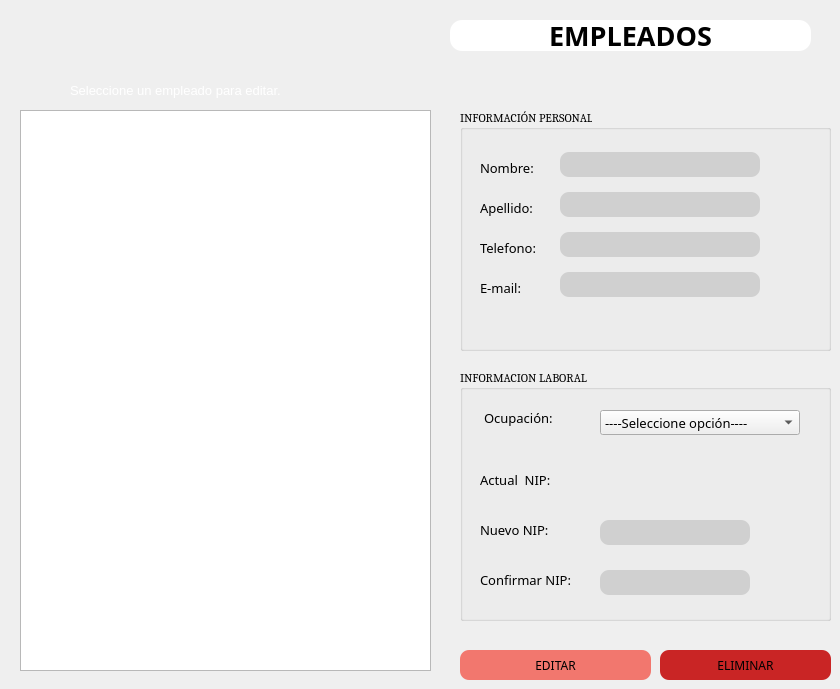
   <widget class="QWidget" name="empleados">
    <property name="styleSheet">
     <string notr="true">#empleados{
	background-color: rgb(255, 178, 21);}</string>
    </property>
    <widget class="QPushButton" name="eliminarU_pushButton">
     <property name="geometry">
      <rect>
       <x>660</x>
       <y>650</y>
       <width>171</width>
       <height>30</height>
      </rect>
     </property>
     <property name="font">
      <font>
       <family>Calisto MT</family>
       <pointsize>9</pointsize>
      </font>
     </property>
     <property name="styleSheet">
      <string notr="true">QPushButton{
border-width: 0px;
border-radius: 9px;
	background: rgb(201, 37, 37);}

QPushButton:hover{
	
    border-radius: 9px;
	color: white;
    selection-color: white;  
    padding: 2px 4px;

}
</string>
     </property>
     <property name="text">
      <string>ELIMINAR</string>
     </property>
    </widget>
    <widget class="QPushButton" name="edit_pushButton">
     <property name="geometry">
      <rect>
       <x>460</x>
       <y>650</y>
       <width>191</width>
       <height>30</height>
      </rect>
     </property>
     <property name="font">
      <font>
       <family>Calisto MT</family>
       <pointsize>9</pointsize>
      </font>
     </property>
     <property name="styleSheet">
      <string notr="true">QPushButton{
border-width: 0px;
border-radius: 9px;
	background: ;}

QPushButton:hover{
	background: rgba(244,67,54,0.7);
    border-radius: 9px;
	color: white;
    selection-color: white;  
    padding: 2px 4px;

}

#edit_pushButton{
border-width: 0px;
border-radius: 9px;
	background: rgba(244,67,54,0.7);
}
</string>
     </property>
     <property name="text">
      <string>EDITAR</string>
     </property>
    </widget>
    <widget class="QTableWidget" name="editar_tableWidget">
     <property name="geometry">
      <rect>
       <x>20</x>
       <y>110</y>
       <width>411</width>
       <height>561</height>
      </rect>
     </property>
     <property name="cursor" stdset="0">
      <cursorShape>PointingHandCursor</cursorShape>
     </property>
     <property name="autoScroll">
      <bool>false</bool>
     </property>
     <property name="alternatingRowColors">
      <bool>true</bool>
     </property>
     <attribute name="verticalHeaderVisible">
      <bool>false</bool>
     </attribute>
    </widget>
    <widget class="QGroupBox" name="groupBox_3">
     <property name="geometry">
      <rect>
       <x>460</x>
       <y>110</y>
       <width>371</width>
       <height>241</height>
      </rect>
     </property>
     <property name="font">
      <font>
       <family>Cambria</family>
      </font>
     </property>
     <property name="styleSheet">
      <string notr="true">QLineEdit{
background-color:rgb(208, 208, 208);
border:1px;
border-radius:12px;}</string>
     </property>
     <property name="title">
      <string>INFORMACIÓN PERSONAL</string>
     </property>
     <widget class="QLabel" name="label_5">
      <property name="geometry">
       <rect>
        <x>20</x>
        <y>50</y>
        <width>81</width>
        <height>16</height>
       </rect>
      </property>
      <property name="font">
       <font>
        <family>Calisto MT</family>
        <pointsize>10</pointsize>
       </font>
      </property>
      <property name="text">
       <string>Nombre:</string>
      </property>
     </widget>
     <widget class="QLabel" name="label_10">
      <property name="geometry">
       <rect>
        <x>20</x>
        <y>90</y>
        <width>81</width>
        <height>16</height>
       </rect>
      </property>
      <property name="font">
       <font>
        <family>Calisto MT</family>
        <pointsize>10</pointsize>
       </font>
      </property>
      <property name="text">
       <string>Apellido:</string>
      </property>
     </widget>
     <widget class="QLabel" name="label_11">
      <property name="geometry">
       <rect>
        <x>20</x>
        <y>130</y>
        <width>71</width>
        <height>16</height>
       </rect>
      </property>
      <property name="font">
       <font>
        <family>Calisto MT</family>
        <pointsize>10</pointsize>
       </font>
      </property>
      <property name="text">
       <string>Telefono:</string>
      </property>
     </widget>
     <widget class="QLabel" name="label_12">
      <property name="geometry">
       <rect>
        <x>20</x>
        <y>170</y>
        <width>71</width>
        <height>16</height>
       </rect>
      </property>
      <property name="font">
       <font>
        <family>Calisto MT</family>
        <pointsize>10</pointsize>
       </font>
      </property>
      <property name="text">
       <string>E-mail:</string>
      </property>
     </widget>
     <widget class="QLineEdit" name="editnom_lineEdit">
      <property name="geometry">
       <rect>
        <x>100</x>
        <y>42</y>
        <width>200</width>
        <height>25</height>
       </rect>
      </property>
      <property name="styleSheet">
       <string notr="true">QLineEdit{
background-color:rgb(208, 208, 208);
border:1px;
border-radius:9px;}
</string>
      </property>
     </widget>
     <widget class="QLineEdit" name="editapell_lineEdit">
      <property name="geometry">
       <rect>
        <x>100</x>
        <y>82</y>
        <width>200</width>
        <height>25</height>
       </rect>
      </property>
      <property name="styleSheet">
       <string notr="true">QLineEdit{
background-color:rgb(208, 208, 208);
border:1px;
border-radius:9px;}</string>
      </property>
     </widget>
     <widget class="QLineEdit" name="edittel_lineEdit">
      <property name="geometry">
       <rect>
        <x>100</x>
        <y>122</y>
        <width>200</width>
        <height>25</height>
       </rect>
      </property>
      <property name="styleSheet">
       <string notr="true">QLineEdit{
background-color:rgb(208, 208, 208);
border:1px;
border-radius:9px;}</string>
      </property>
     </widget>
     <widget class="QLineEdit" name="editcorreo_lineEdit">
      <property name="geometry">
       <rect>
        <x>100</x>
        <y>162</y>
        <width>200</width>
        <height>25</height>
       </rect>
      </property>
      <property name="styleSheet">
       <string notr="true">QLineEdit{
background-color:rgb(208, 208, 208);
border:1px;
border-radius:9px;}</string>
      </property>
     </widget>
    </widget>
    <widget class="QGroupBox" name="groupBox_4">
     <property name="geometry">
      <rect>
       <x>460</x>
       <y>370</y>
       <width>371</width>
       <height>251</height>
      </rect>
     </property>
     <property name="font">
      <font>
       <family>Cambria</family>
      </font>
     </property>
     <property name="title">
      <string>INFORMACION LABORAL</string>
     </property>
     <widget class="QLineEdit" name="editnip_lineEdit">
      <property name="geometry">
       <rect>
        <x>140</x>
        <y>150</y>
        <width>150</width>
        <height>25</height>
       </rect>
      </property>
      <property name="styleSheet">
       <string notr="true">QLineEdit{
background-color:rgb(208, 208, 208);
border:1px;
border-radius:9px;}</string>
      </property>
      <property name="echoMode">
       <enum>QLineEdit::Password</enum>
      </property>
     </widget>
     <widget class="QLabel" name="label_14">
      <property name="geometry">
       <rect>
        <x>20</x>
        <y>150</y>
        <width>91</width>
        <height>20</height>
       </rect>
      </property>
      <property name="font">
       <font>
        <family>Calisto MT</family>
        <pointsize>10</pointsize>
       </font>
      </property>
      <property name="text">
       <string>Nuevo NIP:</string>
      </property>
     </widget>
     <widget class="QLabel" name="label_15">
      <property name="geometry">
       <rect>
        <x>24</x>
        <y>40</y>
        <width>91</width>
        <height>16</height>
       </rect>
      </property>
      <property name="font">
       <font>
        <family>Calisto MT</family>
        <pointsize>10</pointsize>
       </font>
      </property>
      <property name="text">
       <string>Ocupación:</string>
      </property>
     </widget>
     <widget class="QComboBox" name="editocupacion_comboBox">
      <property name="geometry">
       <rect>
        <x>140</x>
        <y>40</y>
        <width>200</width>
        <height>25</height>
       </rect>
      </property>
      <property name="font">
       <font>
        <family>Calisto MT</family>
        <pointsize>10</pointsize>
       </font>
      </property>
      <item>
       <property name="text">
        <string>----Seleccione opción----</string>
       </property>
      </item>
      <item>
       <property name="text">
        <string>Cajero</string>
       </property>
      </item>
      <item>
       <property name="text">
        <string>Mesero</string>
       </property>
      </item>
      <item>
       <property name="text">
        <string>Cocinero</string>
       </property>
      </item>
      <item>
       <property name="text">
        <string>Bartender</string>
       </property>
      </item>
      <item>
       <property name="text">
        <string>Anfitrión</string>
       </property>
      </item>
     </widget>
     <widget class="QLabel" name="label_16">
      <property name="geometry">
       <rect>
        <x>20</x>
        <y>200</y>
        <width>111</width>
        <height>20</height>
       </rect>
      </property>
      <property name="font">
       <font>
        <family>Calisto MT</family>
        <pointsize>10</pointsize>
       </font>
      </property>
      <property name="text">
       <string>Confirmar NIP:</string>
      </property>
     </widget>
     <widget class="QLineEdit" name="editconnip_lineEdit">
      <property name="geometry">
       <rect>
        <x>140</x>
        <y>200</y>
        <width>150</width>
        <height>25</height>
       </rect>
      </property>
      <property name="styleSheet">
       <string notr="true">QLineEdit{
background-color:rgb(208, 208, 208);
border:1px;
border-radius:9px;}</string>
      </property>
      <property name="echoMode">
       <enum>QLineEdit::Password</enum>
      </property>
     </widget>
     <widget class="QLabel" name="NipActualLineEdit">
      <property name="geometry">
       <rect>
        <x>150</x>
        <y>90</y>
        <width>131</width>
        <height>31</height>
       </rect>
      </property>
      <property name="styleSheet">
       <string notr="true">color: rgb(0, 0, 255);
font: 75 11pt &quot;MS Shell Dlg 2&quot;;</string>
      </property>
      <property name="text">
       <string/>
      </property>
     </widget>
     <widget class="QLabel" name="label_17">
      <property name="geometry">
       <rect>
        <x>20</x>
        <y>100</y>
        <width>91</width>
        <height>20</height>
       </rect>
      </property>
      <property name="font">
       <font>
        <family>Calisto MT</family>
        <pointsize>10</pointsize>
       </font>
      </property>
      <property name="text">
       <string>Actual  NIP:</string>
      </property>
     </widget>
    </widget>
    <widget class="QLabel" name="label_13">
     <property name="geometry">
      <rect>
       <x>70</x>
       <y>80</y>
       <width>271</width>
       <height>21</height>
      </rect>
     </property>
     <property name="font">
      <font>
       <family>MS Shell Dlg 2</family>
       <pointsize>10</pointsize>
       <weight>50</weight>
       <italic>false</italic>
       <bold>false</bold>
      </font>
     </property>
     <property name="styleSheet">
      <string notr="true">color: rgb(255, 255, 255);
font: 10pt &quot;MS Shell Dlg 2&quot;;</string>
     </property>
     <property name="text">
      <string>Seleccione un empleado para editar.</string>
     </property>
    </widget>
    <widget class="QLabel" name="label_21">
     <property name="geometry">
      <rect>
       <x>450</x>
       <y>20</y>
       <width>361</width>
       <height>31</height>
      </rect>
     </property>
     <property name="font">
      <font>
       <family>Calisto MT</family>
       <pointsize>20</pointsize>
       <weight>75</weight>
       <bold>true</bold>
      </font>
     </property>
     <property name="styleSheet">
      <string notr="true">background-color: rgb(255, 255, 255);
border-radius: 12px;</string>
     </property>
     <property name="text">
      <string>EMPLEADOS</string>
     </property>
     <property name="alignment">
      <set>Qt::AlignCenter</set>
     </property>
    </widget>
   </widget>
